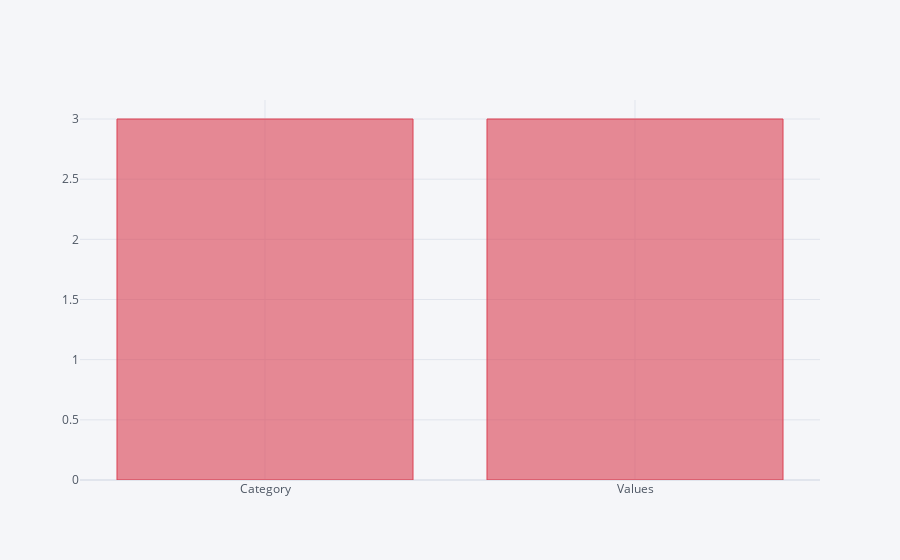

Notebook code for this chart:
### Code cell
df2.count().iplot(kind='bar',color='red')

### Figure 1 — Plotly figure (JSON) as saved in the notebook; plotly's stock layout.template omitted (floating-point values rounded to 4 significant figures)
{"data": [{"marker": {"color": "rgba(219, 64, 82, 0.6)", "line": {"color": "rgba(219, 64, 82, 1.0)", "width": 1}}, "name": "None", "orientation": "v", "text": "", "type": "bar", "x": ["Category", "Values"], "y": [3, 3]}], "layout": {"legend": {"bgcolor": "#F5F6F9", "font": {"color": "#4D5663"}}, "paper_bgcolor": "#F5F6F9", "plot_bgcolor": "#F5F6F9", "title": {"font": {"color": "#4D5663"}}, "xaxis": {"gridcolor": "#E1E5ED", "showgrid": true, "tickfont": {"color": "#4D5663"}, "title": {"font": {"color": "#4D5663"}, "text": ""}, "zerolinecolor": "#E1E5ED"}, "yaxis": {"gridcolor": "#E1E5ED", "showgrid": true, "tickfont": {"color": "#4D5663"}, "title": {"font": {"color": "#4D5663"}, "text": ""}, "zerolinecolor": "#E1E5ED"}}}
